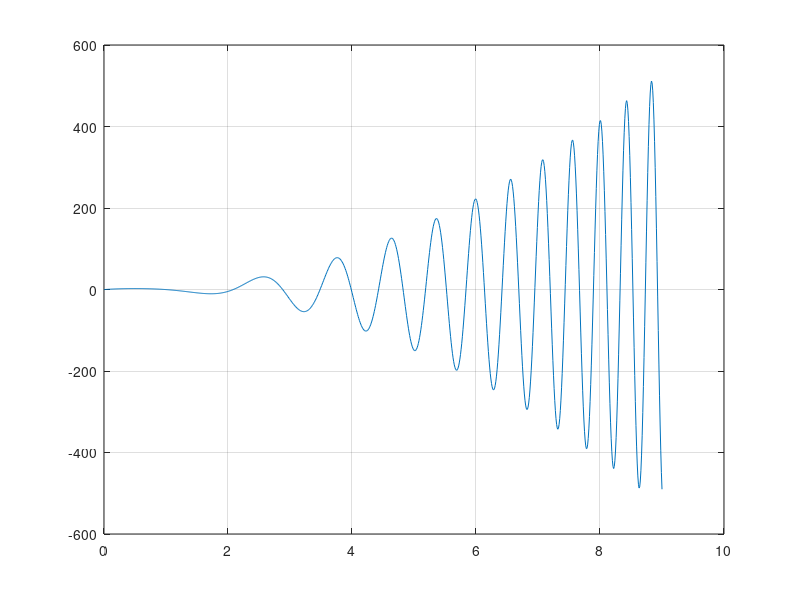

Source code (MATLAB):
f = @(x) - (96*sin((24*x*(x - 1))/25 - 2/5))/25 - 2*cos((24*x*(x - 1))/25 - 2/5)*((48*x)/25 - 24/25)^2;

% Vectors for stroring values to plot
x_vector = zeros(0);
y_vector = zeros(0);

for x = 0:0.01:9
    y = f(x);
    
    % Assigning values to vectors
    x_vector(end+1) = x;
    y_vector(end+1) = y;
end

% Creating the plot
plot(x_vector, y_vector);
grid on;